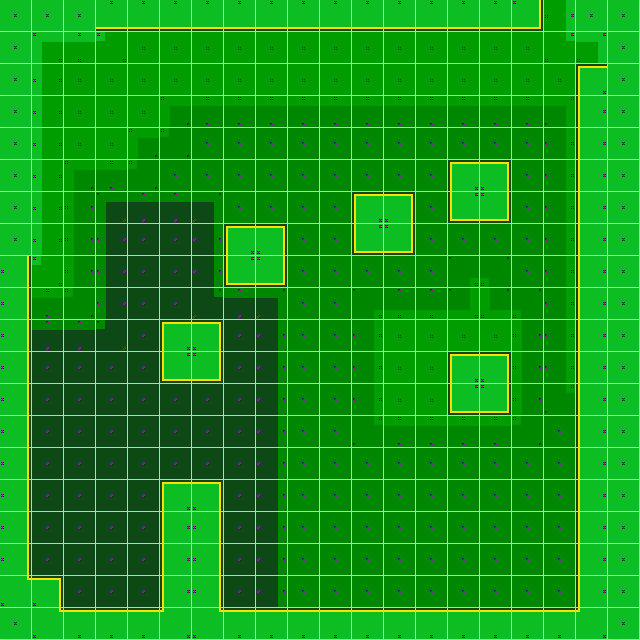

Below is a game level as drawn by its tile map, then a one-line description and the .tmx file that defines it, in full:
An orthogonal 20x20 tile map with 32x32 px tiles, 1 tile layer (Tile Layer 1).

<map version="1.8" tiledversion="1.8.0" orientation="orthogonal" renderorder="right-down" width="20" height="20" tilewidth="32" tileheight="32" infinite="0" nextlayerid="2" nextobjectid="1">
 <tileset firstgid="1" source="test-tileset.tsx" />
 <layer id="1" name="Tile Layer 1" width="20" height="20">
  <data encoding="csv">
38,38,38,47,47,47,47,47,47,47,47,47,47,47,47,47,48,12,38,38,
38,1,2,65,11,11,11,11,11,11,11,11,11,11,11,11,11,64,3,38,
38,10,11,11,11,11,11,11,11,11,11,11,11,11,11,11,11,11,28,38,
38,10,11,11,11,4,5,5,5,5,5,5,5,5,5,5,5,6,37,38,
38,10,11,11,4,68,14,14,14,14,14,14,14,14,14,14,14,15,37,38,
38,10,4,5,68,14,14,14,14,14,14,14,14,14,28,30,14,15,37,38,
38,10,13,7,8,8,9,14,14,14,14,28,30,14,46,48,14,15,37,38,
38,10,13,16,17,17,18,28,30,14,14,46,48,14,14,14,14,15,37,38,
39,65,13,16,17,17,18,46,48,14,14,14,14,14,58,59,14,15,37,38,
39,5,68,16,17,17,70,8,9,14,14,58,23,23,24,22,59,15,37,38,
39,8,8,71,17,28,30,17,18,14,14,15,11,11,11,11,13,15,37,38,
39,17,17,17,17,46,48,17,18,14,14,15,11,11,28,30,13,15,37,38,
39,17,17,17,17,17,17,17,18,14,14,15,11,11,46,48,13,67,37,38,
39,17,17,17,17,17,17,17,18,14,14,67,5,5,5,5,68,14,37,38,
39,17,17,17,17,17,17,17,18,14,14,14,14,14,14,14,14,14,37,38,
39,17,17,17,17,28,30,17,18,14,14,14,14,14,14,14,14,14,37,38,
39,17,17,17,17,37,39,17,18,14,14,14,14,14,14,14,14,14,37,38,
39,17,17,17,17,37,39,17,18,14,14,14,14,14,14,14,14,14,37,38,
82,30,17,17,17,37,39,17,18,14,14,14,14,14,14,14,14,14,37,38,
38,82,29,29,29,83,82,29,29,29,29,29,29,29,29,29,29,29,83,38
</data>
 </layer>
</map>
